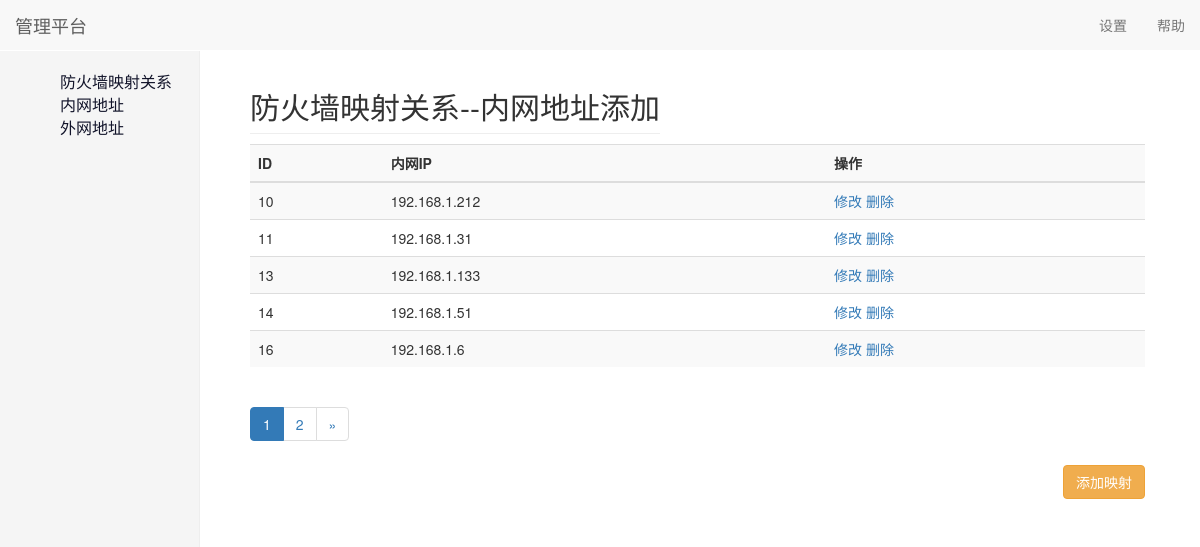
Screenshot of /fwmapping/landetail/ with the database file from the repository.
### fwMapping/models.py (models this page shows, shortened)
class Laninter(models.Model):
    lanip = models.GenericIPAddressField(unique=True)

### fwMapping/views.py (the view)
# urls.py: path('landetail/', views.LanDetail.as_view(), name="lanDetail"),
class LanDetail(ListDeleteView):
    queryset = models.Laninter
    serializers_class = modelSer.LanForm
    render_html = "LanDetail.html"
    page_num = 5

### fwMapping/public/generics.py (called while the page is built)
    def listView(self, request, *args, **kwargs):
        queryset = self.queryset.objects.all().order_by('pk')
        p = Paginator_page(request, queryset, self.page_num)
        get_list = p.get_page
        forms = self.serializers_class(request.POST)
        get_list["forms"] = forms
        return render(request, self.render_html, get_list)

### fwMapping/public/mixins.py (called while the page is built)
    def get(self, request, *args, **kwargs):
        return self.listView(request, *args, **kwargs)

### fwMapping/templates/LanDetail.html (shortened to what this page needs)
{% extends 'index.html' %}
{% block right_box %}
    {% load static %}
    <div class="clearfix">
        <h2 class="sub-header pull-left">防火墙映射关系--内网地址添加</h2>
    </div>
    <div class="table-responsive">
        <table class="table table-striped">
            <tr>
                <th>ID</th>
                <th>内网IP</th>
                <th colspan="2">操作</th>
            </tr>
            <tbody>
            {% for mapping in queryset %}
                <tr>
                    <td>{{ mapping.id }}</td>
                    <td>{{ mapping.lanip }}</td>
                    <td>
                        <span>
                            <a href="{% url 'fwMapping:lanChange'%}?changeID={{ mapping.id }}">修改</a>
                            <a href="#" class="delete">删除</a>
                        </span>
                    </td>
                </tr>
            {% endfor %}
            </tbody>
        </table>
        {% include 'paginator_page.html' %}
    </div>
    <a href="{% url 'fwMapping:lanChange' %}">
        <button class="pull-right btn btn-warning">添加映射</button>
    </a>
{% endblock %}

### static/css/dashboard.css (style rules this page uses)
body { padding-top: 50px; }
.sub-header { padding-bottom: 10px; border-bottom: 1px solid #eee; }

### rows the page displays
Laninter: id "10", lanip "192.168.1.212"
Laninter: id "11", lanip "192.168.1.31"
Laninter: id "13", lanip "192.168.1.133"
Laninter: id "14", lanip "192.168.1.51"
Laninter: id "16", lanip "192.168.1.6"

### other values shown
{{ range }} "1"
{{ range }} "2"
